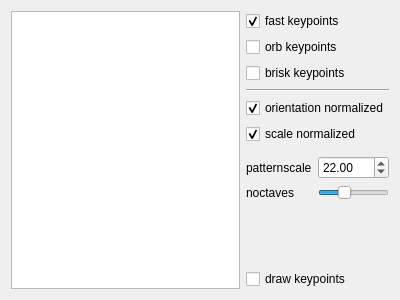
<?xml version="1.0" encoding="UTF-8"?>
<ui version="4.0">
 <class>DialogFREAK</class>
 <widget class="QDialog" name="DialogFREAK">
  <property name="geometry">
   <rect>
    <x>0</x>
    <y>0</y>
    <width>400</width>
    <height>300</height>
   </rect>
  </property>
  <property name="windowTitle">
   <string>Dialog</string>
  </property>
  <layout class="QGridLayout" name="gridLayout">
   <item row="4" column="1" colspan="2">
    <widget class="QCheckBox" name="cBOrientationNormalized">
     <property name="text">
      <string>orientation normalized</string>
     </property>
     <property name="checked">
      <bool>true</bool>
     </property>
    </widget>
   </item>
   <item row="5" column="1" colspan="2">
    <widget class="QCheckBox" name="cBScaleNormalized">
     <property name="text">
      <string>scale normalized</string>
     </property>
     <property name="checked">
      <bool>true</bool>
     </property>
    </widget>
   </item>
   <item row="7" column="1">
    <widget class="QLabel" name="label">
     <property name="text">
      <string>patternscale</string>
     </property>
    </widget>
   </item>
   <item row="7" column="2">
    <widget class="QDoubleSpinBox" name="sBPatternScale">
     <property name="value">
      <double>22.000000000000000</double>
     </property>
    </widget>
   </item>
   <item row="14" column="1" colspan="2">
    <widget class="QCheckBox" name="cBDrawKeyPoints">
     <property name="text">
      <string>draw keypoints</string>
     </property>
    </widget>
   </item>
   <item row="8" column="1">
    <widget class="QLabel" name="label_2">
     <property name="text">
      <string>noctaves</string>
     </property>
    </widget>
   </item>
   <item row="8" column="2">
    <widget class="QSlider" name="sliderNOctaves">
     <property name="minimum">
      <number>1</number>
     </property>
     <property name="maximum">
      <number>10</number>
     </property>
     <property name="value">
      <number>4</number>
     </property>
     <property name="orientation">
      <enum>Qt::Horizontal</enum>
     </property>
    </widget>
   </item>
   <item row="9" column="1" rowspan="5" colspan="2">
    <spacer name="verticalSpacer">
     <property name="orientation">
      <enum>Qt::Vertical</enum>
     </property>
     <property name="sizeHint" stdset="0">
      <size>
       <width>98</width>
       <height>151</height>
      </size>
     </property>
    </spacer>
   </item>
   <item row="3" column="1" colspan="2">
    <widget class="Line" name="line">
     <property name="orientation">
      <enum>Qt::Horizontal</enum>
     </property>
    </widget>
   </item>
   <item row="0" column="1" colspan="2">
    <widget class="QCheckBox" name="cBFASTKeyPoints">
     <property name="text">
      <string>fast keypoints</string>
     </property>
     <property name="checked">
      <bool>true</bool>
     </property>
    </widget>
   </item>
   <item row="1" column="1" colspan="2">
    <widget class="QCheckBox" name="cBORBKeyPoints">
     <property name="text">
      <string>orb keypoints</string>
     </property>
    </widget>
   </item>
   <item row="2" column="1" colspan="2">
    <widget class="QCheckBox" name="cBBRISKKeyPoints">
     <property name="text">
      <string>brisk keypoints</string>
     </property>
    </widget>
   </item>
   <item row="0" column="0" rowspan="15">
    <widget class="QTableView" name="tableView"/>
   </item>
  </layout>
 </widget>
 <resources/>
 <connections/>
</ui>
